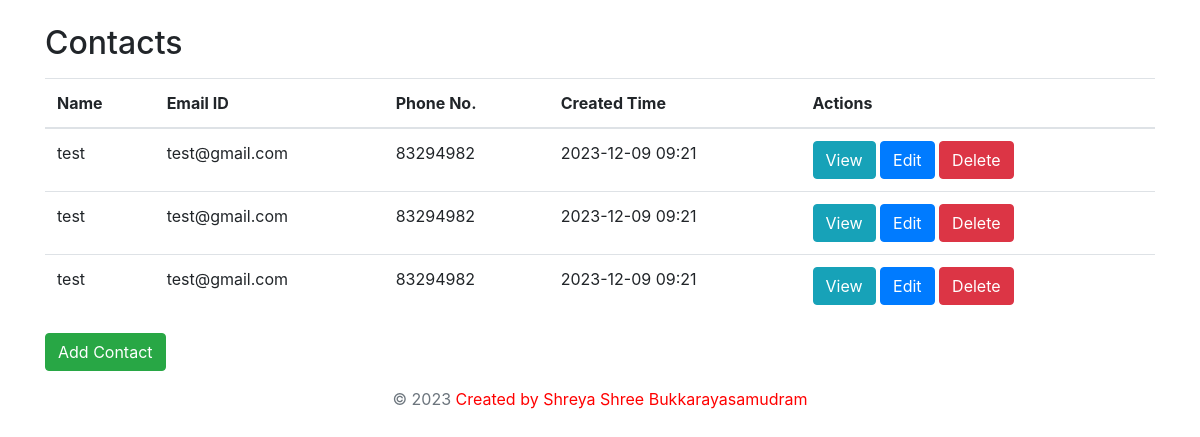
The page /contacts/ on the database as committed earlier.
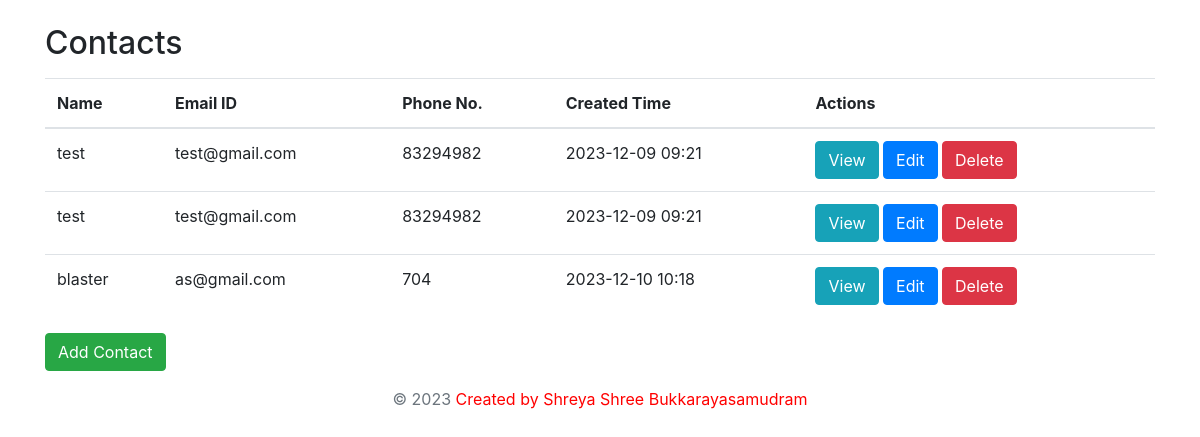
The same page on the database as committed later.
### contacts/models.py (models this page shows, shortened)
class Contact(models.Model):
    name = models.CharField(max_length=100)
    email = models.EmailField()
    phone = models.CharField(max_length=20)
    address = models.TextField(blank=True, null=True)
    created_at = models.DateTimeField(auto_now_add=True)

### contacts/views.py (the view)
# urls.py: path('', views.contact_list, name='contact_list'),
def contact_list(request):
    contacts = Contact.objects.all()
    return render(request, 'contacts/contact_list.html', {'contacts': contacts})

### contacts/templates/contacts/contact_list.html (shortened to what this page needs)
<!DOCTYPE html>
<html lang="en">
<head>
    <link href="https://stackpath.bootstrapcdn.com/bootstrap/4.3.1/css/bootstrap.min.css" rel="stylesheet">
</head>
<body>
    <div class="container mt-4">
        <h2 class="mb-3">Contacts</h2>
        {% if contacts %}
            <table class="table">
                <thead>
                    <tr>
                        <th>Name</th>
                        <th>Email ID</th>
                        <th>Phone No.</th>
                        <th>Created Time</th>
                        <th>Actions</th>
                    </tr>
                </thead>
                <tbody>
                    {% for contact in contacts %}
                        <tr>
                            <td>{{ contact.name }}</td>
                            <td>{{ contact.email }}</td>
                            <td>{{ contact.phone }}</td>
                            <td>{{ contact.created_at|date:"Y-m-d H:i" }}</td>
                            <td>
                                <a href="{% url 'contact_detail' contact.pk %}" class="btn btn-info">View</a>
                                <a href="{% url 'contact_edit' contact.pk %}" class="btn btn-primary">Edit</a>
                                <a href="{% url 'contact_delete' contact.pk %}" class="btn btn-danger">Delete</a>
                            </td>
                        </tr>
                    {% endfor %}
                </tbody>
            </table>
        {% else %}
            <p>No contacts found.</p>
        {% endif %}
        <a href="{% url 'contact_new' %}" class="btn btn-success">Add Contact</a>
    </div>
    <footer class="footer mt-auto py-3">
        <div class="container text-center">
            <span class="text-muted">&copy; 2023 <span style="color: red;">Created by Shreya Shree Bukkarayasamudram</span></span>
        </div>
    </footer>
</body>
</html>

Rows that differ between the two databases and show on the page:
removed Contact: name "test", email "test@gmail.com", phone "83294982", created_at "2023-12-09 09:21"
added Contact: name "blaster", email "as@gmail.com", phone "704", created_at "2023-12-10 10:18"
